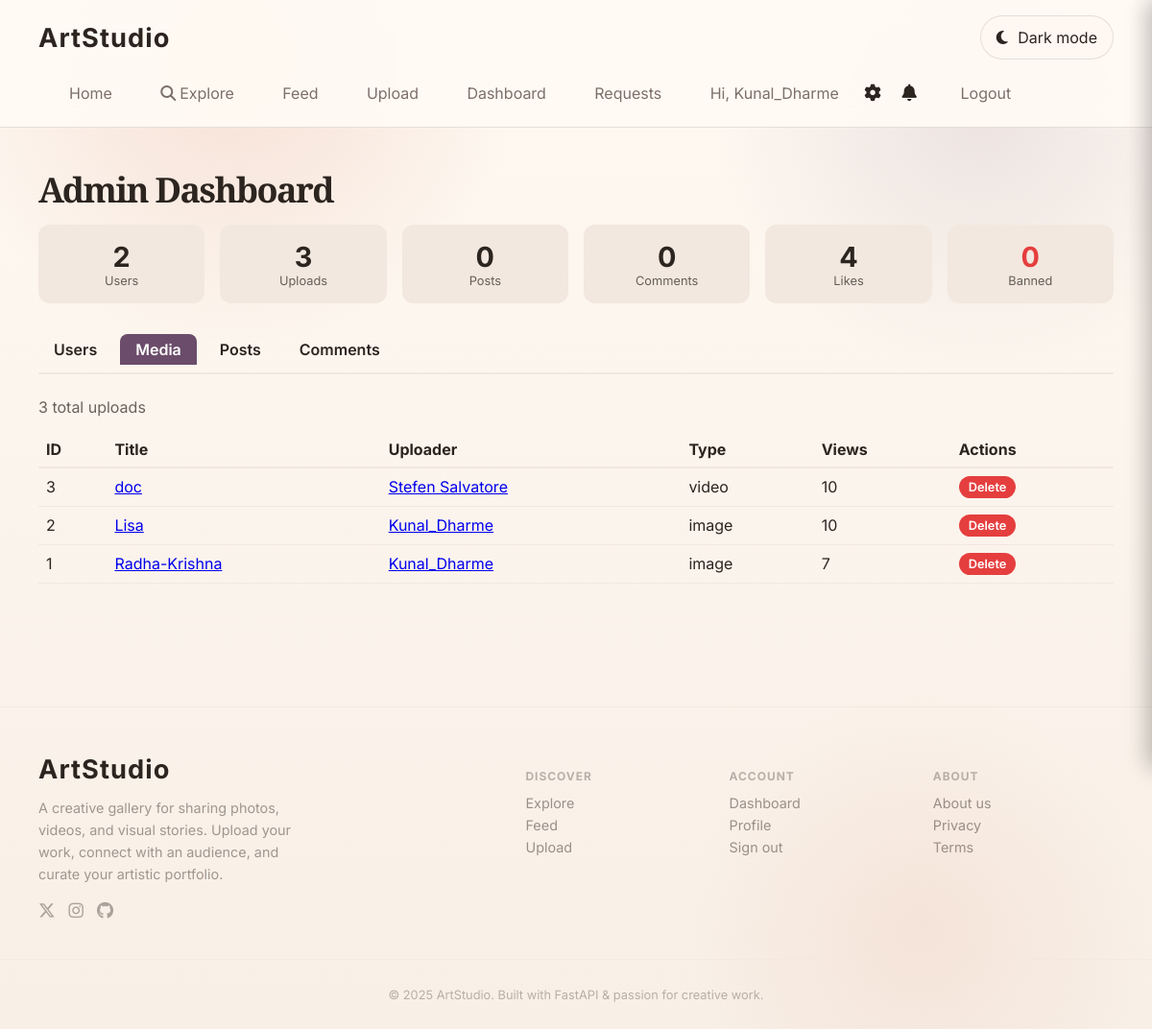
The page /admin?tab=media (signed in) on the database as committed earlier.
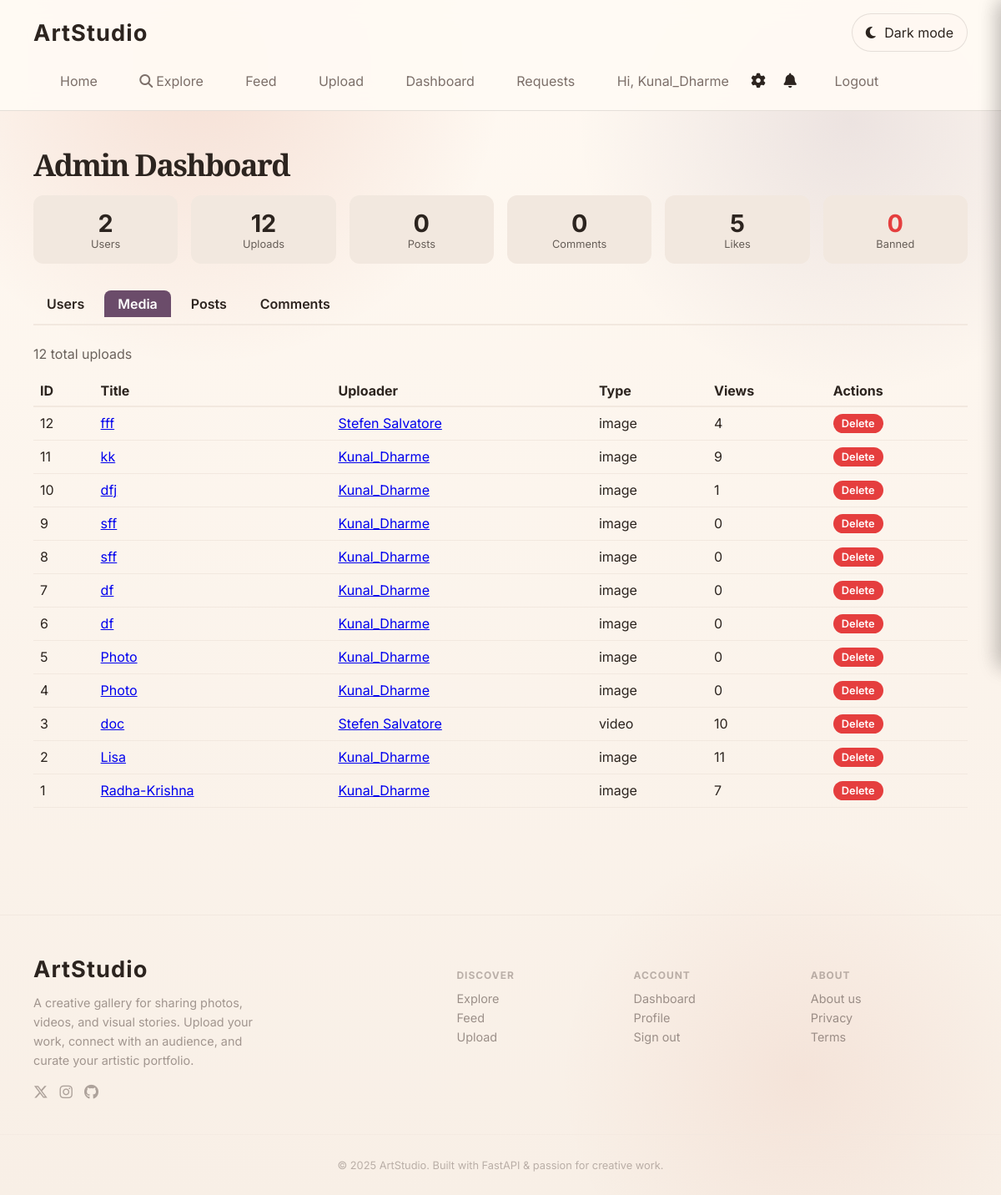
The same page on the database as committed later.
### fastapi_app/models.py (models this page shows)
class MediaItem(Base):
    __tablename__ = "media_items"
    id = Column(Integer, primary_key=True, index=True)
    title = Column(String(140), nullable=False, index=True)
    description = Column(Text, nullable=True)
    tags = Column(String(255), nullable=True, index=True)
    filename = Column(String(255), nullable=False, unique=True)
    media_type = Column(String(20), nullable=False)
    uploader = Column(String(80), nullable=False, default="Guest")
    uploader_id = Column(Integer, nullable=True)
    created_at = Column(DateTime, default=datetime.utcnow)
    views = Column(Integer, default=0)
    sale_status = Column(String(20), nullable=False, default="showcase")  # showcase | fixed | negotiable
    fixed_price = Column(Integer, nullable=True)       # in smallest currency unit (paise / cents)
    min_price = Column(Integer, nullable=True)
    max_price = Column(Integer, nullable=True)
    artwork_status = Column(String(20), nullable=False, default="available")  # available | reserved | sold

### fastapi_app/main.py (the view)
@app.get("/admin")
def admin_dashboard(
    request: Request,
    q: str | None = None,
    is_admin: str | None = None,
    tab: str | None = "users",
    page: int = 1,
    db: Session = Depends(get_db),
):
    _require_admin(request, db)
    users = crud.get_all_users(db)
    if q:
        users = [u for u in users if q.lower() in u.username.lower()]
    if is_admin is not None and is_admin != "":
        val = is_admin.lower()
        if val in ("1", "true", "yes"):
            users = [u for u in users if getattr(u, "is_admin", False)]
        elif val in ("0", "false", "no"):
            users = [u for u in users if not getattr(u, "is_admin", False)]
    stats = crud.get_site_stats(db)
    media_items, media_total = crud.get_all_media_admin(db, page=page)
    posts, posts_total = crud.get_all_posts_admin(db, page=page)
    comments, comments_total = crud.get_all_comments_admin(db, page=page)
    return render_template(
        request,
        "admin_dashboard.html",
        db,
        users=users,
        stats=stats,
        media_items=media_items,
        media_total=media_total,
        posts=posts,
        posts_total=posts_total,
        comments=comments,
        comments_total=comments_total,
        tab=tab,
        page=page,
        q=q or "",
        is_admin=is_admin or "",
    )

### fastapi_app/templates/admin_dashboard.html (shortened to what this page needs)
{% extends "base.html" %}
{% block content %}
<section class="container">
  <div class="section-intro">
    <h2>Admin Dashboard</h2>
  </div>
  <div style="display:grid;grid-template-columns:repeat(auto-fit,minmax(120px,1fr));gap:1rem;margin-bottom:2rem">
    <div style="background:var(--surface-2);border-radius:12px;padding:1rem;text-align:center">
      <div style="font-size:1.8rem;font-weight:700">{{ stats.total_users }}</div>
      <div style="font-size:0.8rem;opacity:0.7">Users</div>
    </div>
    <div style="background:var(--surface-2);border-radius:12px;padding:1rem;text-align:center">
      <div style="font-size:1.8rem;font-weight:700">{{ stats.total_media }}</div>
      <div style="font-size:0.8rem;opacity:0.7">Uploads</div>
    </div>
    <div style="background:var(--surface-2);border-radius:12px;padding:1rem;text-align:center">
      <div style="font-size:1.8rem;font-weight:700">{{ stats.total_posts }}</div>
      <div style="font-size:0.8rem;opacity:0.7">Posts</div>
    </div>
    <div style="background:var(--surface-2);border-radius:12px;padding:1rem;text-align:center">
      <div style="font-size:1.8rem;font-weight:700">{{ stats.total_comments }}</div>
      <div style="font-size:0.8rem;opacity:0.7">Comments</div>
    </div>
    <div style="background:var(--surface-2);border-radius:12px;padding:1rem;text-align:center">
      <div style="font-size:1.8rem;font-weight:700">{{ stats.total_likes }}</div>
      <div style="font-size:0.8rem;opacity:0.7">Likes</div>
    </div>
    <div style="background:var(--surface-2);border-radius:12px;padding:1rem;text-align:center">
      <div style="font-size:1.8rem;font-weight:700;color:#e53e3e">{{ stats.banned_users }}</div>
      <div style="font-size:0.8rem;opacity:0.7">Banned</div>
    </div>
  </div>
  <div style="display:flex;gap:8px;margin-bottom:1.5rem;border-bottom:2px solid var(--surface-2);padding-bottom:8px">
    {% for t, label in [('users','Users'), ('media','Media'), ('posts','Posts'), ('comments','Comments')] %}
      <a href="/admin?tab={{ t }}" style="padding:6px 16px;border-radius:8px 8px 0 0;text-decoration:none;font-weight:600;
        {% if tab == t %}background:var(--accent);color:#fff{% else %}color:var(--text-muted){% endif %}">
        {{ label }}
      </a>
    {% endfor %}
  </div>
  {% if tab == 'media' %}
  <p style="opacity:0.7;margin-bottom:1rem">{{ media_total }} total uploads</p>
  <table style="width:100%;border-collapse:collapse">
    <thead>
      <tr style="border-bottom:2px solid var(--surface-2)">
        <th style="padding:8px;text-align:left">ID</th>
        <th style="padding:8px;text-align:left">Title</th>
        <th style="padding:8px;text-align:left">Uploader</th>
        <th style="padding:8px;text-align:left">Type</th>
        <th style="padding:8px;text-align:left">Views</th>
        <th style="padding:8px;text-align:left">Actions</th>
      </tr>
    </thead>
    <tbody>
      {% for item in media_items %}
      <tr style="border-bottom:1px solid var(--surface-2)">
        <td style="padding:8px">{{ item.id }}</td>
        <td style="padding:8px"><a href="/watch/{{ item.id }}">{{ item.title[:40] }}{% if item.title|length > 40 %}…{% endif %}</a></td>
        <td style="padding:8px"><a href="/profile/{{ item.uploader }}">{{ item.uploader }}</a></td>
        <td style="padding:8px">{{ item.media_type }}</td>
        <td style="padding:8px">{{ item.views }}</td>
        <td style="padding:8px">
          <form action="/admin/media/{{ item.id }}/delete" method="post" style="display:inline"
                onsubmit="return confirm('Delete this media item permanently?')">
            <button type="submit" class="button button-danger" style="font-size:0.8rem;padding:4px 10px">Delete</button>
          </form>
        </td>
      </tr>
      {% endfor %}
    </tbody>
  </table>
  {% endif %}
</section>
{% endblock %}

Rows that differ between the two databases and show on the page:
added MediaItem: id "12", title "fff", uploader "Stefen Salvatore", media_type "image", views "4"
added MediaItem: id "11", title "kk", uploader "Kunal_Dharme", media_type "image", views "9"
added MediaItem: id "10", title "dfj", uploader "Kunal_Dharme", media_type "image", views "1"
added MediaItem: id "9", title "sff", uploader "Kunal_Dharme", media_type "image", views "0"
added MediaItem: id "8", title "sff", uploader "Kunal_Dharme", media_type "image", views "0"
added MediaItem: id "7", title "df", uploader "Kunal_Dharme", media_type "image", views "0"
added MediaItem: id "6", title "df", uploader "Kunal_Dharme", media_type "image", views "0"
added MediaItem: id "5", title "Photo", uploader "Kunal_Dharme", media_type "image", views "0"
added MediaItem: id "4", title "Photo", uploader "Kunal_Dharme", media_type "image", views "0"
changed MediaItem "Lisa": views "10" → "11"
Other text that changed with them:
{{ stats.total_media }}: "3" → "12"
{{ stats.total_likes }}: "4" → "5"
{{ media_total }}: "3" → "12"
